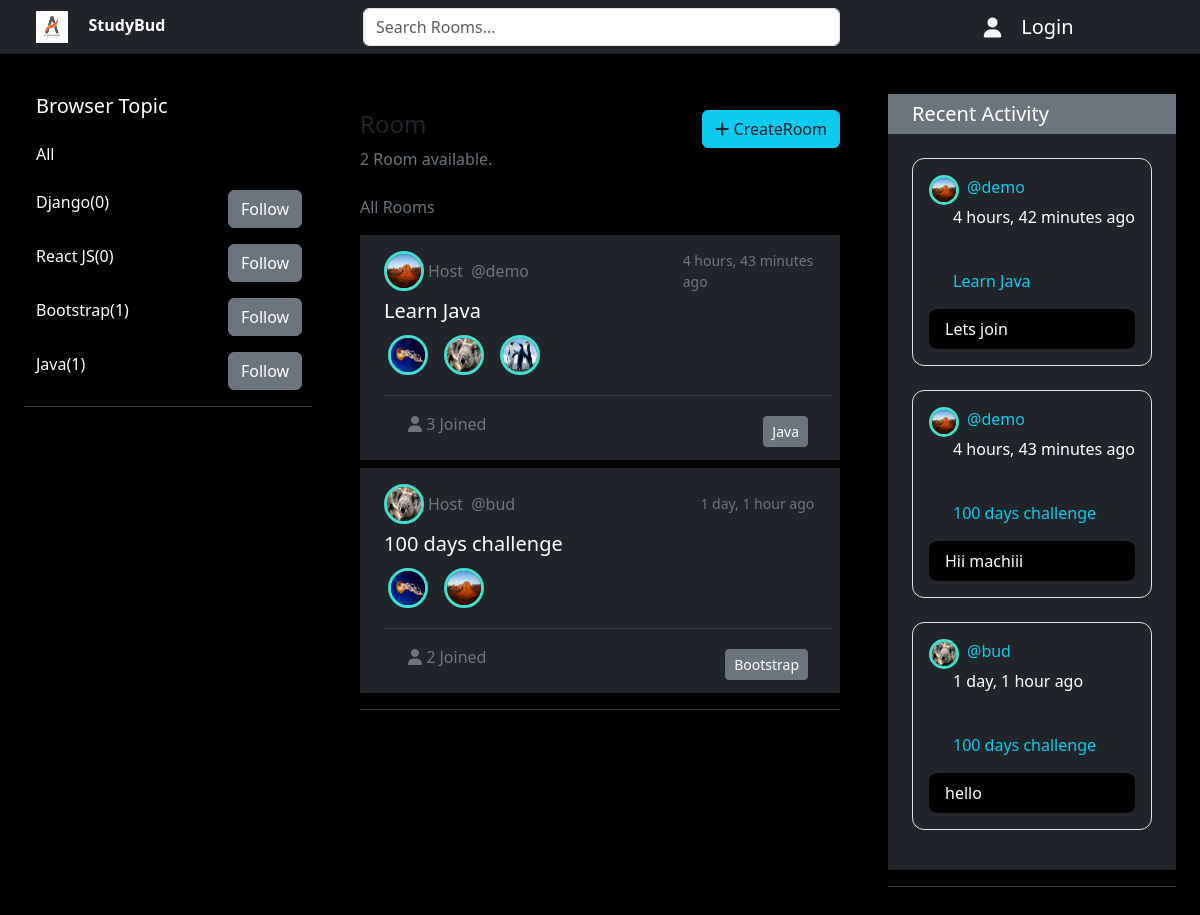
The page / on the database its author committed.
### studybudapp/models.py (models this page shows, shortened)
class Topic(models.Model):
    name=models.CharField(max_length=50)
    def __str__(self):
        return self.name

class Room(models.Model):
    host=models.ForeignKey(UserProfile, on_delete=models.CASCADE,null=True)
    topic=models.ForeignKey(Topic, on_delete=models.CASCADE,null=True)
    name=models.CharField(max_length=100)
    description=models.TextField(max_length=250)
    participants=models.ManyToManyField(UserProfile,related_name='participants',blank=True)
    updated=models.DateTimeField(auto_now=True)
    created=models.DateTimeField(auto_now_add=True)
    class Meta:
        ordering=['-updated','-created']
    def __str__(self):
        return self.name

class UserProfile(models.Model):
    user=models.ForeignKey(User,on_delete=models.CASCADE)
    userImage=models.ImageField(upload_to='user_image/',blank=True,null=True)

class Message(models.Model):
    userhost=models.ForeignKey(UserProfile, on_delete=models.CASCADE)
    room=models.ForeignKey(Room,on_delete=models.CASCADE)
    body=models.TextField()
    updated=models.DateTimeField(auto_now=True)
    created=models.DateTimeField(auto_now_add=True)

### studybudapp/views.py (the view)
# urls.py: 2. Add a URL to urlpatterns:  path('', views.home, name='home')
def home(request):
    query=request.GET.get('q') if request.GET.get('q')!=None  else ''
    rooms=Room.objects.filter(
        Q(topic__name__icontains=query) |
        Q(description__icontains=query) |
        Q(name__icontains=query)
        )
    topics=Topic.objects.all()
    topicsProperty=[]
    for i in topics:
        roomCount=Room.objects.filter(Q(topic__name=i.name)).count()
        data={'topic':i.name,'topicCount':roomCount}
        topicsProperty.append(data)
    messages=Message.objects.filter(Q(room__topic__name__icontains=query)).order_by('-created')
    context={
        'rooms':rooms,
        'topicsProperty':topicsProperty,
        'room_count':rooms.count(),
        'messages':messages,
        'userprofile':UserProfile.objects.get(user=request.user) if request.user.is_authenticated else ''
    }
    return render(request,'home.html',context)

### templates/home.html (shortened to what this page needs)
{% extends "master.html" %}
{% load static %}
{% block content %}
{% include "navbar.html" %}
<div class="container-fluid p-4" style="background-color: black;min-height: 100vh;">
    <div class="col-12 d-flex flex-md-row flex-column justify-content-between">
      <div class="col-lg-3 col-md-2 col-12 mt-3">{% include "topics_component.html" %}
        <hr class="text-white">
      </div>
      <div class="col-lg-5 col-md-4 col-12 mt-3">{% include "feed_component.html" %}
        <hr class="text-white">
      </div>
      <div class="col-md-3 mt-3 col-12">{% include "activity_component.html" %}
        <hr class="text-white">
      </div>
  </div>
</div>
{% endblock content %}

### templates/topics_component.html
{% extends "master.html" %}
{% block content %}
 <div class="container-fluid ms-md-0">
         <h5 class="text-white">Browser Topic</h5>
         <div class="mb-4 mt-4">
                <a href="/" class="text-white text-decoration-none">All</a>
            </div>
        {% for topic in topicsProperty %}
            <div class="row my-3">
                <div class="col-5">
                    <span class="text-white">{{topic.topic}}({{topic.topicCount}})</span>
                </div>
                <div class="col-4 ms-auto">
                    <a href="{% url 'home' %}?q={{topic.topic}}" class="btn btn-secondary text-white">Follow</a>
                </div>
            </div>
        {% endfor %}
 </div>
{% endblock content %}

### templates/feed_component.html (shortened to what this page needs)
{% extends "master.html" %}
{% load static %}
{% block content %}
<div class="col-12 my-2">
  <div class="col-12 d-flex justify-content-between py-2">
    <section>
      <h4>Room</h4>
      <p class="text-secondary">{{room_count}} Room available.</p>
    </section>
    <section>
      <a href="{% url 'create_room' %}" class="btn btn-info text-dark"> <i class="fa fa-plus"></i> CreateRoom</a>
    </section>
  </div>
  <div class="col-12">
    <p class="text-secondary">All Rooms</p>
    {% for room in rooms %}
      <div class="col-12 p-2 ps-4 bg-dark text-secondary mb-2">
        <header class="col-12 d-flex justify-content-between align-items-center">
          <div class="d-flex align-items-center col-5">
            <img src="{{room.host.userImage.url}}" alt="" id="userimage" class="img-rounded">
          <a href="{% url 'user_profile' room.host.id %}" class="text-decoration-none text-secondary py-3"><span class="mx-1">Host</span> @{{room.host.user.username}}</a>
          </div>
            <div class="d-flex justify-content-around col-4">
            <small>{{room.created|timesince}} ago</small>
            </div>
        </header>
      <section class="col-12">
        <h5><a href="{% url "room" room.id %}" class="text-decoration-none text-white">{{room.name}}</a></h4>
         <div class="col-12 d-flex flex-wrap">
          {% for participant in room.participants.all %}
          {% if pariticipant.id is not room.host.id %}
          <div class="me-2 p-1">
            <img src="{{participant.userImage.url}}" alt="" id="userimage" class="img-rounded">
          </div>
          {% endif %}
          {% endfor %}
        </div>
        <hr>
      </section>
        <footer class="d-flex justify-content-between col-12 align-items-center px-3">
          <div class="d-flex justify-content-between px-2 col-3">
            <p><i class="fa fa-user"></i> {{room.participants.all.count}} Joined</p>
          </div>
          <a href="{% url "home" %}?q={{room.topic}}" class="me-2 btn btn-secondary btn-sm text-white" id="topic_name">{{room.topic.name}}</a>
        </footer>
    </div>
    {% endfor %}
  </div>
</div>
{% endblock content %}

### templates/activity_component.html
{% extends "master.html" %}
{% block content %}
<div class="col-12 pb-3 bg-dark">
  <h5 class="bg-secondary text-white p-2 col-12 ps-4">Recent Activity</h5>
  {% for message in messages %}
  <div
    class="d-flex flex-column border border-1 m-4"
    style="border-radius: 12px"
  >
    <div class="col-12 px-3 pt-3">
      <div class="col-2 d-flex">
        <img
          src="{{message.userhost.userImage.url}}"
          alt=""
          id="userimage1"
          class="img-rounded"
        />
        <a
          href="{% url 'user_profile' message.userhost.id %}"
          class="text-decoration-none text-info d-block ms-2"
          >@{{message.userhost.user.username}}
        </a>
      </div>
      <div class="ms-lg-4 ms-0">
        <p class="text-white">{{message.created|timesince}} ago</p>
        <p>
          replied to <span class="text-info d-block">{{message.room}}</span>
        </p>
      </div>
    </div>
    <p
      class="px-3 mx-lg-3 mx-1 py-2 rounded-3"
      style="background-color: black; color: white;"
    >
      {{message.body}}
    </p>
  </div>
  {% endfor %}
</div>
{% endblock content %}

### static/css/master.css (style rules this page uses)
* { margin: 0; padding: 0; box-sizing: border-box; }
#userimage { width: 40px; height: 40px; border-radius: 50%; border: 3px solid turquoise; position: relative; }
#userimage1 { width: 30px; height: 30px; border-radius: 50%; border: 3px solid turquoise; position: relative; }

### rows shown on the page
Topic: topic "Django"
Topic: topic "React JS"
Topic: topic "Bootstrap"
Topic: topic "Java"
Room: host.userImage (picture), host.user.username "demo", created "4 hours, 43 minutes", name "Learn Java", participants.all.count "3", topic.name "Java"
UserProfile: userImage (picture)
UserProfile: userImage (picture)
UserProfile: userImage (picture)
Room: host.userImage (picture), host.user.username "bud", created "1 day, 1 hour", name "100 days challenge", participants.all.count "2", topic.name "Bootstrap"
UserProfile: userImage (picture)
Message: userhost.userImage (picture), userhost.user.username "demo", created "4 hours, 42 minutes", room "Learn Java", body "Lets join"
Message: userhost.userImage (picture), userhost.user.username "demo", created "4 hours, 43 minutes", room "100 days challenge", body "Hii machiii"
Message: userhost.userImage (picture), userhost.user.username "bud", created "1 day, 1 hour", room "100 days challenge", body "hello"

### other values the page prints
{{ topic.topicCount }} "0" "0" "1" "1"
{{ room_count }} "2"
